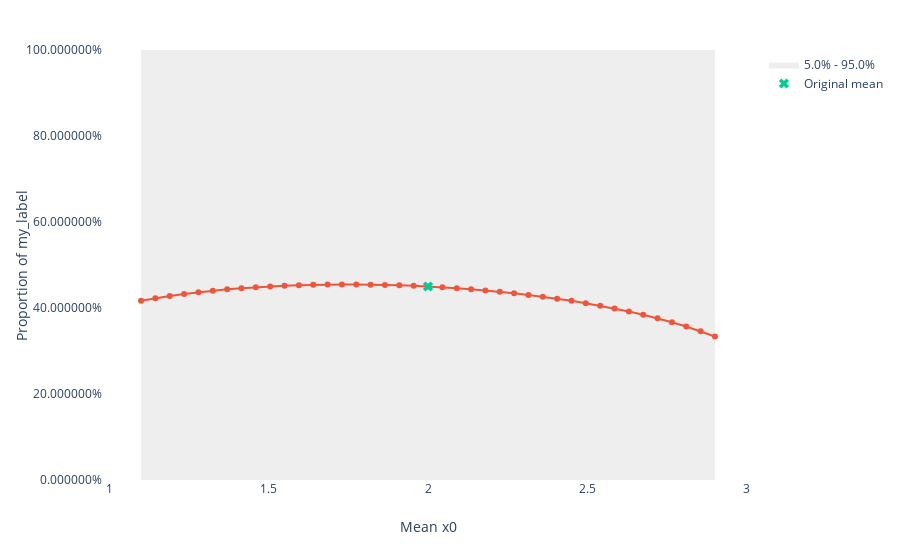

Notebook source saved alongside this figure:
### Code cell
explainer.plot_bias(X["x0"], y_pred, inline=True)
